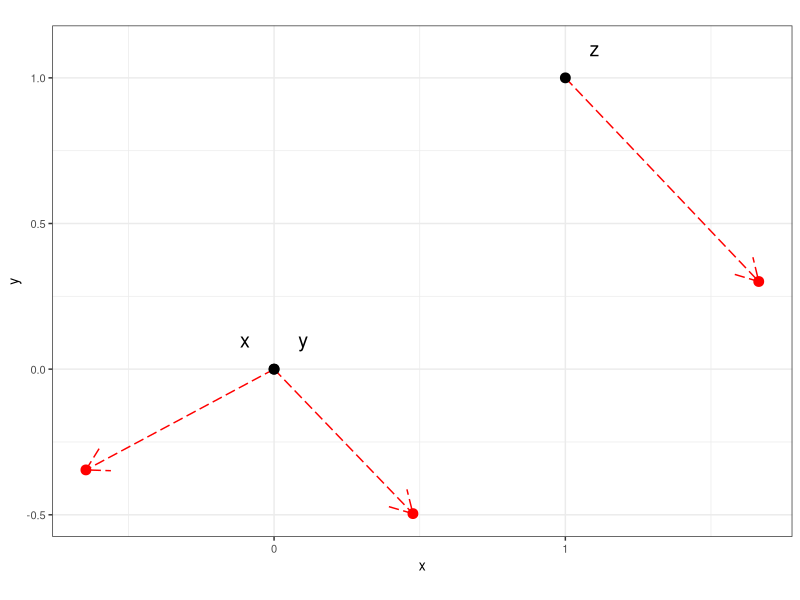
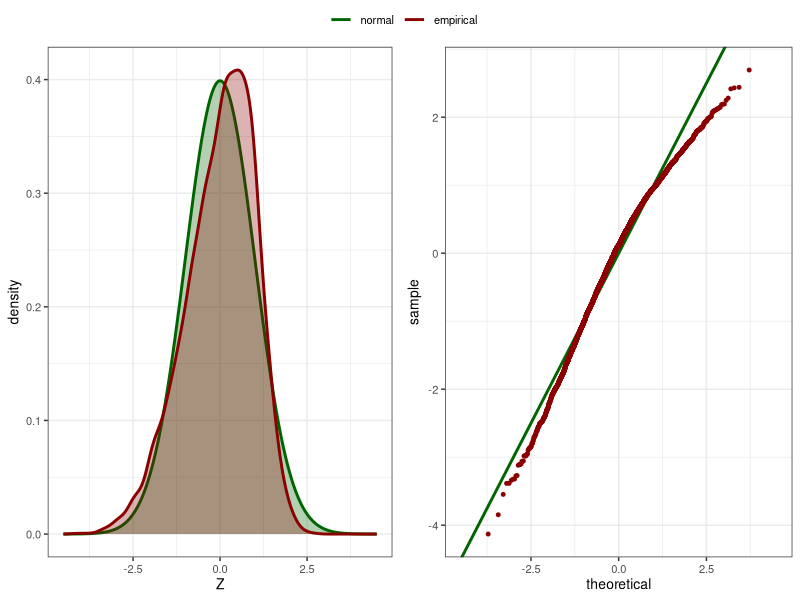
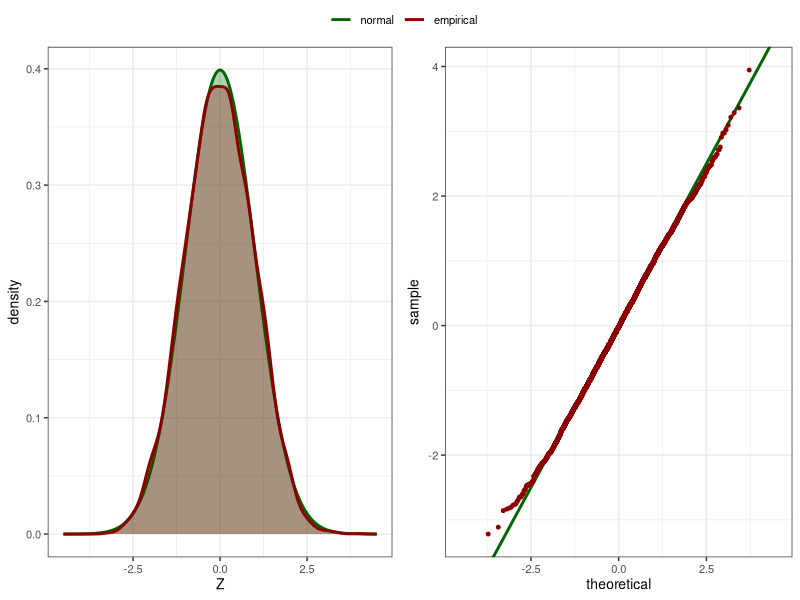
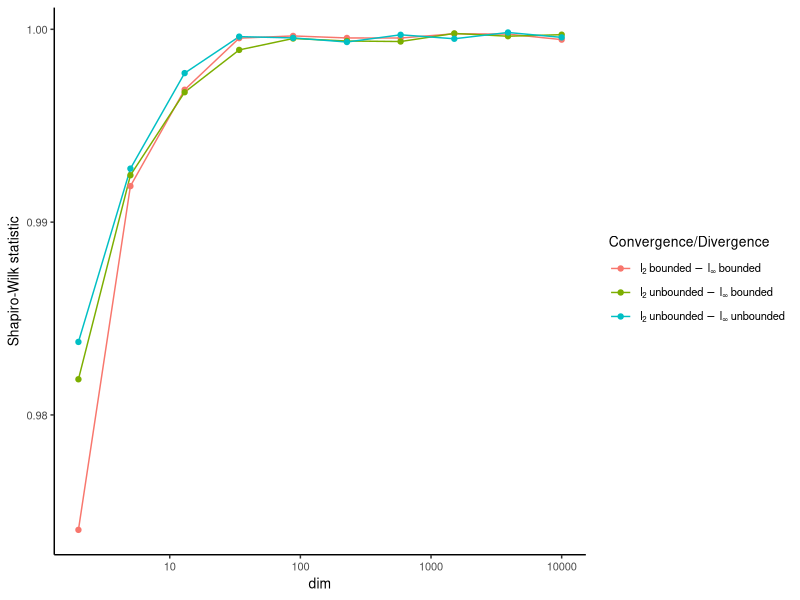

R code for these plots, in order:
## ---- chunk 1
knitr::opts_chunk$set(echo=TRUE)
knitr::opts_knit$set(root.dir="/home/robin/Documents/Conferences/AISTATS/2022/Code/Code")
## ---- chunk 2
library("ggplot2") # general plotting
library("ggpubr") # combining plots
## ---- chunk 3
ntimes <- 5000 # number of noise replicates to investigate normality
maxdim <- 10000 # maximal dimension of the data set to be investigated
dims <- round(exp(seq(log(2), log(maxdim), length.out=10))) # dimensions to study from log-scale
a <- 0.75 # magnitude of noise: per dimension we sample noise uniformly from [-a, a]
## ---- chunk 4
sequences <- list()

# bounded 2-norm, bounded infinity-norm
sequences[[1]] <- rbind(rep(0, maxdim), rep(0, maxdim), c(1, rep(0, maxdim - 1)))

# increasing 2-norm, bounded infinity-norm
sequences[[2]] <- rbind(rep(0, maxdim), rep(0, maxdim), rep(1, maxdim))

# increasing 2-norm, increasing infinity-norm
sequences[[3]] <- rbind(rep(0, maxdim), rep(0, maxdim), (1:maxdim)^(1/4 - 0.01)) 
## ---- chunk 5
idx <- 2
x <- sequences[[idx]][1,]; y <- sequences[[idx]][2,]; z <- sequences[[idx]][3,]
## ---- chunk 6
set.seed(12)
X <- data.frame(x=c(x[1], y[1], z[1]), y=c(x[2], y[2], z[2]))
XN <- X + matrix(runif(2 * 3, min=-a, max=a), ncol=2)

ggplot(X, aes(x=x, y=y)) +
  geom_segment(x=X[,1], y=X[,2], xend=XN[,1], yend=XN[,2], color="red", arrow=arrow(), linetype=5) +
  geom_point(size=3) +
  geom_point(data=XN, col="red", size=3) +
  theme_bw() +
  theme(text=element_text(size=10)) +
  coord_fixed() +
  annotate("text", x=X[,1] + c(-.1, .1, .1), y=X[,2] + c(.1, .1, .1), label=c("x", "y", "z"), size=5)
## ---- chunk 7
sigma2 <- a^2 / 3 # variance of uniform distribution over [-a, a]
mu4 <- a^4 / 5 # fourth moment of uniform distribution over [-a, a]
## ---- chunk 8
this_dim <- 2
xd <- x[1:this_dim]; yd <- y[1:this_dim]; zd <- z[1:this_dim]
dxy <- norm(xd - yd, type="2"); dxz <- norm(xd - zd, type="2")
mu_d <- dxy^2 - dxz^2
sigma2_d <- 2 * this_dim * (mu4 + 3 * sigma2^2) + 
  8 * sigma2*(dxy^2 + dxz^2 - sum((xd - yd) * (xd - zd)))

Z <- sapply(1:ntimes, function(i){
    N <- matrix(runif(this_dim * 3, min=-a, max=a), ncol=3)
    dnxy <- norm(xd + N[,1] - yd - N[,2], type="2"); dnxz <- norm(xd + N[,1] - zd - N[,3], type="2")
    return((dnxy^2 - dnxz^2 - mu_d) / sqrt(sigma2_d))
  })

P1 <- ggplot(data.frame(Z=Z), aes(x=Z)) +
  stat_function(fun=dnorm, n=ntimes, geom="area", alpha=0.3, fill="darkgreen") +
  stat_function(fun=dnorm, n=ntimes, geom="line", aes(col="1"), size=1) +
  geom_density(alpha=.3, fill="darkred", col=NA) +
  geom_line(stat="density", aes(col="2"), size=1) +
  xlim(c(-4.5, 4.5)) +
  ylab("density") +
  scale_colour_manual(name="", labels=c("normal", "empirical"), values=c("darkgreen", "darkred")) +
  theme_bw() +
  theme(text=element_text(size=10))

P2 <- ggplot(data.frame(Z=Z), aes(sample=Z)) +
  geom_abline(aes(intercept=0, slope=1, col="1"), size=1) +
  stat_qq(aes(col="2"), size=1) +
  scale_colour_manual(name="", labels=c("normal", "empirical"), values=c("darkgreen", "darkred")) +
  xlim(c(-4.5, 4.5)) +
  theme_bw() +
  theme(text=element_text(size=10))

ggarrange(P1, P2, ncol=2, common.legend=TRUE)
## ---- chunk 9
this_dim <- maxdim
xd <- x[1:this_dim]; yd <- y[1:this_dim]; zd <- z[1:this_dim]
dxy <- norm(xd - yd, type="2"); dxz <- norm(xd - zd, type="2")
mu_d <- dxy^2 - dxz^2
sigma2_d <- 2 * this_dim * (mu4 + 3 *sigma2^2) +
  8 * sigma2 * (dxy^2 + dxz^2 - sum((xd - yd) * (xd - zd)))

Z <- sapply(1:ntimes, function(i){
  N <- matrix(runif(this_dim * 3, min=-a, max=a), ncol=3)
  dnxy <- norm(xd + N[,1] - yd - N[,2], type="2"); dnxz <- norm(xd + N[,1] - zd - N[,3], type="2")
  return((dnxy^2 - dnxz^2 - mu_d) / sqrt(sigma2_d))
})

P1 <- ggplot(data.frame(Z=Z), aes(x=Z)) +
  stat_function(fun=dnorm, n=ntimes, geom="area", alpha=0.3, fill="darkgreen") +
  stat_function(fun=dnorm, n=ntimes, geom="line", aes(col="1"), size=1) +
  geom_density(alpha=.3, fill="darkred", col=NA) +
  geom_line(stat="density", aes(col="2"), size=1) +
  xlim(c(-4.5, 4.5)) +
  ylab("density") +
  scale_colour_manual(name="", labels=c("normal", "empirical"), values=c("darkgreen", "darkred")) +
  theme_bw() +
  theme(text=element_text(size=10))

P2 <- ggplot(data.frame(Z=Z), aes(sample=Z)) +
  geom_abline(aes(intercept=0, slope=1, col="1"), size=1) +
  stat_qq(aes(col="2"), size=1) +
  scale_colour_manual(name="", labels=c("normal", "empirical"), values=c("darkgreen", "darkred")) +
  xlim(c(-4.5, 4.5)) +
  theme_bw() +
  theme(text=element_text(size=10)) 

ggarrange(P1, P2, ncol=2, common.legend=TRUE)
## ---- chunk 10
shapiro_tests <- data.frame(sequence=integer(), dim=integer(), ST=numeric())
sequence_params <- lapply(1:length(sequences), function(idx){
  lapply(dims, function(this_dim){
    xd <- x[1:this_dim]; yd <- y[1:this_dim]; zd <- z[1:this_dim]
    dxy <- norm(xd - yd, type="2"); dxz <- norm(xd - zd, type="2")
    mu_d <- dxy^2 - dxz^2
    sigma2_d <- 2 * this_dim * (mu4 + 3 * sigma2^2) +
      8 * sigma2 * (dxy^2 + dxz^2 - sum((xd - yd) * (xd - zd)))
    return(list(mu_d=mu_d, sigma2_d=sigma2_d))
  })
})

for(idx1 in 1:length(sequences)){
  x <- sequences[[idx1]][1,]; y <- sequences[[idx1]][2,]; z <- sequences[[idx1]][3,]
  
  Zs <- sapply(1:ntimes, function(n){
    N <- matrix(runif(maxdim * 3, min=-a, max=a), ncol=3)
    sapply(1:length(dims), function(idx2){
      this_dim <- dims[idx2]
      dnxy <- norm(x[1:this_dim] + N[1:this_dim, 1] - y[1:this_dim] - N[1:this_dim, 2], type="2")
      dnxz <- norm(x[1:this_dim] + N[1:this_dim, 1] - z[1:this_dim] - N[1:this_dim, 3], type="2")
      return((dnxy^2 - dnxz^2 - sequence_params[[idx1]][[idx2]]$mu_d) / 
               sqrt(sequence_params[[idx1]][[idx2]]$sigma2_d))
    })
  })

  ST <- sapply(apply(Zs, 1, shapiro.test), function(st) st[[1]])
  
  shapiro_tests[nrow(shapiro_tests) + 1:length(ST),] <- cbind(rep(idx1, length(ST)), dims, ST)
}

ggplot(shapiro_tests, aes(x=dim, y=ST, col=factor(sequence))) +
  geom_line() +
  geom_point() +
  scale_x_log10() +
  ylab("Shapiro-Wilk statistic") +
  scale_colour_manual(name="Convergence/Divergence", 
                      labels=c(bquote(l[2]~bounded~-~l[infinity]~bounded), 
                               bquote(l[2]~unbounded~-~l[infinity]~bounded),
                               bquote(l[2]~unbounded~-~l[infinity]~unbounded)),
                      values=c("#F8766D", "#7CAE00", "#00BFC4")) +
  theme_classic() +
  theme(text=element_text(size=10))
